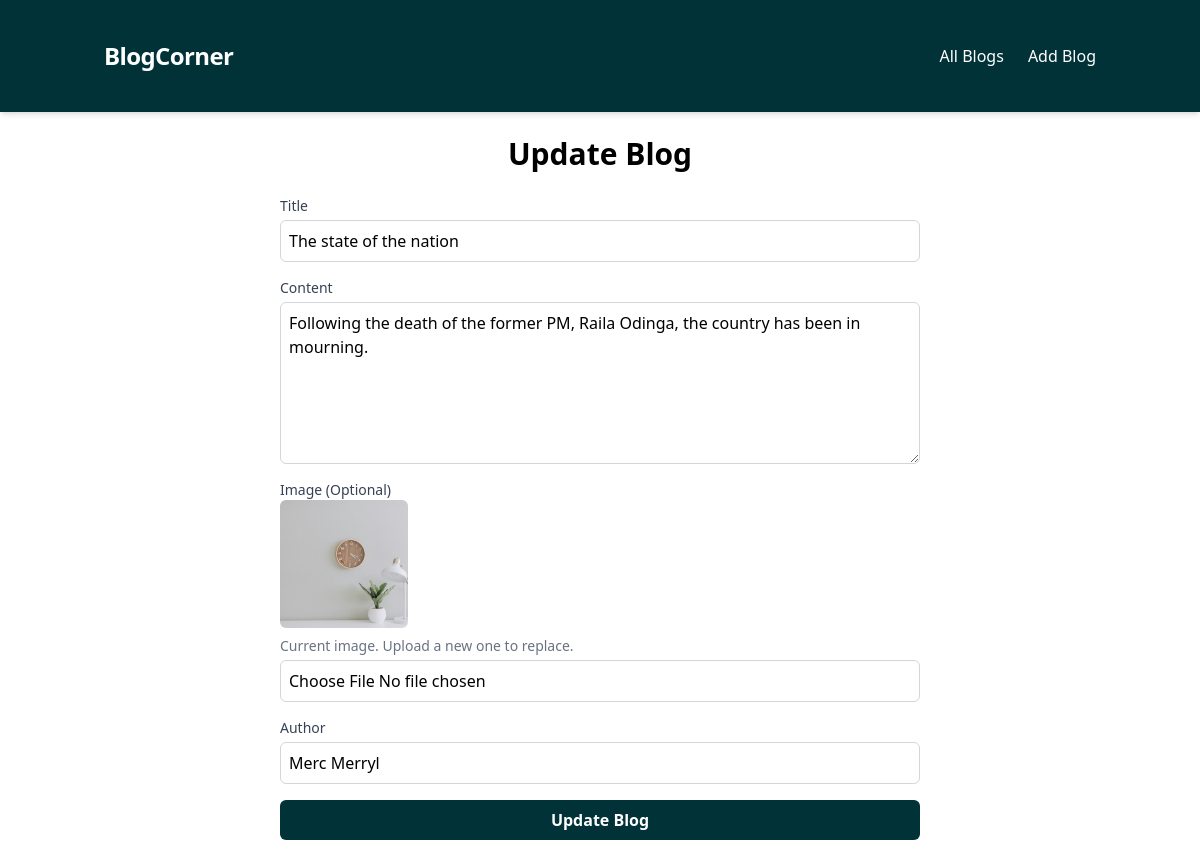
/update-blog/7/, run on the app's committed database.
### crud_app/models.py (models this page shows, shortened)
class Blog(models.Model):
    title = models.CharField(max_length=100)
    content = models.TextField()
    image=models.ImageField(upload_to='images/',null=True,blank=True)
    author = models.CharField(max_length=50)
    created_at = models.DateTimeField(auto_now_add=True)

### crud_app/views.py (the view, shortened to what this page needs)
# urls.py: path('update-blog/<int:id>/', update_blog, name='update-blog'),
def update_blog(request, id):
    blog = get_object_or_404(Blog, id=id)
    context={'blog': blog}
    return render(request, 'update-blog.html', context)

### crud_app/templates/update-blog.html (shortened to what this page needs)
{% extends 'base.html' %}
{% load static %}
{% block content %}
<h1 class="text-3xl font-bold mb-6 text-center">Update Blog</h1>
<div class="container mx-auto px-4 max-w-2xl">
  <form method="post" enctype="multipart/form-data" class="space-y-4">
    <div>
      <label for="title" class="block text-sm font-medium text-gray-700">Title</label>
      <input type="text" name="title" id="title" value="{{ blog.title }}" required class="mt-1 block w-full border border-gray-300 rounded-md p-2 focus:ring-blue-500 focus:border-blue-500">
    </div>
    <div>
      <label for="content" class="block text-sm font-medium text-gray-700">Content</label>
      <textarea name="content" id="content" required class="mt-1 block w-full border border-gray-300 rounded-md p-2 focus:ring-blue-500 focus:border-blue-500" rows="6">{{ blog.content }}</textarea>
    </div>
    <div>
      <label for="image" class="block text-sm font-medium text-gray-700">Image (Optional)</label>
      {% if blog.image %}
        <img src="{{ blog.image.url }}" alt="{{ blog.title }}" class="w-32 h-32 object-cover rounded-md mb-2">
        <p class="text-sm text-gray-500">Current image. Upload a new one to replace.</p>
      {% endif %}
      <input type="file" name="image" id="image" accept="image/*" class="mt-1 block w-full border border-gray-300 rounded-md p-2">
    </div>
    <div>
      <label for="author" class="block text-sm font-medium text-gray-700">Author</label>
      <input type="text" name="author" id="author" value="{{ blog.author }}" required class="mt-1 block w-full border border-gray-300 rounded-md p-2 focus:ring-blue-500 focus:border-blue-500">
    </div>
    <button type="submit" class="w-full bg-[#013237] text-white font-semibold py-2 rounded-md hover:bg-[#013237] transition-colors">Update Blog</button>
  </form>
</div>
{% endblock %}

### data on the page
Blog: title "The state of the nation", content "Following the death of the former PM, Raila Odinga, the country has been in mourning.", image (picture), author "Merc Merryl"
